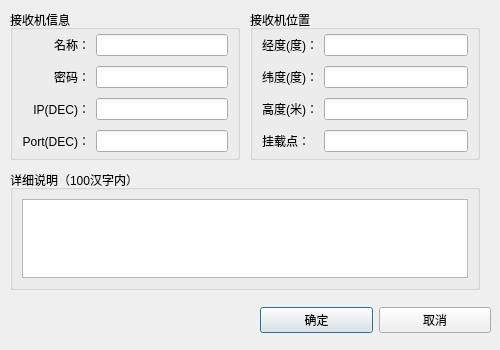
<?xml version="1.0" encoding="UTF-8"?>
<ui version="4.0">
 <class>AddReceiverDialog</class>
 <widget class="QDialog" name="AddReceiverDialog">
  <property name="windowModality">
   <enum>Qt::ApplicationModal</enum>
  </property>
  <property name="geometry">
   <rect>
    <x>0</x>
    <y>0</y>
    <width>500</width>
    <height>350</height>
   </rect>
  </property>
  <widget class="QWidget" name="horizontalLayoutWidget">
   <property name="geometry">
    <rect>
     <x>260</x>
     <y>300</y>
     <width>231</width>
     <height>41</height>
    </rect>
   </property>
   <layout class="QHBoxLayout" name="horizontalLayout">
    <property name="spacing">
     <number>6</number>
    </property>
    <item>
     <widget class="QPushButton" name="confirmButton">
      <property name="sizePolicy">
       <sizepolicy hsizetype="Minimum" vsizetype="Fixed">
        <horstretch>0</horstretch>
        <verstretch>0</verstretch>
       </sizepolicy>
      </property>
      <property name="text">
       <string>确定</string>
      </property>
     </widget>
    </item>
    <item>
     <widget class="QPushButton" name="cancelButton">
      <property name="text">
       <string>取消</string>
      </property>
     </widget>
    </item>
   </layout>
  </widget>
  <widget class="QGroupBox" name="groupBox">
   <property name="geometry">
    <rect>
     <x>250</x>
     <y>10</y>
     <width>230</width>
     <height>150</height>
    </rect>
   </property>
   <property name="title">
    <string>接收机位置</string>
   </property>
   <layout class="QGridLayout" name="gridLayout">
    <property name="topMargin">
     <number>0</number>
    </property>
    <property name="bottomMargin">
     <number>0</number>
    </property>
    <item row="0" column="0">
     <widget class="QLabel" name="label_4">
      <property name="text">
       <string>经度(度)：</string>
      </property>
      <property name="alignment">
       <set>Qt::AlignRight|Qt::AlignTrailing|Qt::AlignVCenter</set>
      </property>
     </widget>
    </item>
    <item row="0" column="1">
     <widget class="QLineEdit" name="receiverLongitudeEdit"/>
    </item>
    <item row="1" column="0">
     <widget class="QLabel" name="label_5">
      <property name="text">
       <string>纬度(度)：</string>
      </property>
      <property name="alignment">
       <set>Qt::AlignRight|Qt::AlignTrailing|Qt::AlignVCenter</set>
      </property>
     </widget>
    </item>
    <item row="1" column="1">
     <widget class="QLineEdit" name="receiverLatitudeEdit"/>
    </item>
    <item row="2" column="0">
     <widget class="QLabel" name="label_6">
      <property name="text">
       <string>高度(米)：</string>
      </property>
      <property name="alignment">
       <set>Qt::AlignRight|Qt::AlignTrailing|Qt::AlignVCenter</set>
      </property>
     </widget>
    </item>
    <item row="2" column="1">
     <widget class="QLineEdit" name="receiverHeightEdit"/>
    </item>
    <item row="3" column="0">
     <widget class="QLabel" name="label_8">
      <property name="text">
       <string>挂载点：</string>
      </property>
     </widget>
    </item>
    <item row="3" column="1">
     <widget class="QLineEdit" name="receiverMountEdit"/>
    </item>
   </layout>
  </widget>
  <widget class="QGroupBox" name="infoContainer">
   <property name="geometry">
    <rect>
     <x>10</x>
     <y>10</y>
     <width>230</width>
     <height>150</height>
    </rect>
   </property>
   <property name="title">
    <string>接收机信息</string>
   </property>
   <layout class="QGridLayout" name="gridLayout_2">
    <property name="topMargin">
     <number>0</number>
    </property>
    <property name="bottomMargin">
     <number>0</number>
    </property>
    <item row="0" column="0">
     <widget class="QLabel" name="label">
      <property name="text">
       <string>名称：</string>
      </property>
      <property name="alignment">
       <set>Qt::AlignRight|Qt::AlignTrailing|Qt::AlignVCenter</set>
      </property>
     </widget>
    </item>
    <item row="0" column="1">
     <widget class="QLineEdit" name="receiverNameEdit"/>
    </item>
    <item row="3" column="0">
     <widget class="QLabel" name="label_3">
      <property name="text">
       <string>Port(DEC)：</string>
      </property>
      <property name="alignment">
       <set>Qt::AlignRight|Qt::AlignTrailing|Qt::AlignVCenter</set>
      </property>
     </widget>
    </item>
    <item row="2" column="0">
     <widget class="QLabel" name="label_2">
      <property name="text">
       <string>IP(DEC)：</string>
      </property>
      <property name="alignment">
       <set>Qt::AlignRight|Qt::AlignTrailing|Qt::AlignVCenter</set>
      </property>
     </widget>
    </item>
    <item row="3" column="1">
     <widget class="QLineEdit" name="receiverPortEdit"/>
    </item>
    <item row="2" column="1">
     <widget class="QLineEdit" name="receiverIPEdit"/>
    </item>
    <item row="1" column="0">
     <widget class="QLabel" name="label_7">
      <property name="text">
       <string>密码：</string>
      </property>
      <property name="alignment">
       <set>Qt::AlignRight|Qt::AlignTrailing|Qt::AlignVCenter</set>
      </property>
     </widget>
    </item>
    <item row="1" column="1">
     <widget class="QLineEdit" name="receiverPasswordEdit"/>
    </item>
   </layout>
  </widget>
  <widget class="QGroupBox" name="verticalGroupBox">
   <property name="geometry">
    <rect>
     <x>10</x>
     <y>170</y>
     <width>470</width>
     <height>120</height>
    </rect>
   </property>
   <property name="title">
    <string>详细说明（100汉字内）</string>
   </property>
   <layout class="QVBoxLayout" name="verticalLayout_3">
    <item>
     <widget class="QTextEdit" name="receiverDetailEdit"/>
    </item>
   </layout>
  </widget>
 </widget>
 <tabstops>
  <tabstop>receiverNameEdit</tabstop>
  <tabstop>receiverPasswordEdit</tabstop>
  <tabstop>receiverIPEdit</tabstop>
  <tabstop>receiverPortEdit</tabstop>
  <tabstop>receiverLongitudeEdit</tabstop>
  <tabstop>receiverLatitudeEdit</tabstop>
  <tabstop>receiverHeightEdit</tabstop>
  <tabstop>receiverMountEdit</tabstop>
  <tabstop>receiverDetailEdit</tabstop>
  <tabstop>confirmButton</tabstop>
  <tabstop>cancelButton</tabstop>
 </tabstops>
 <resources/>
 <connections/>
</ui>
